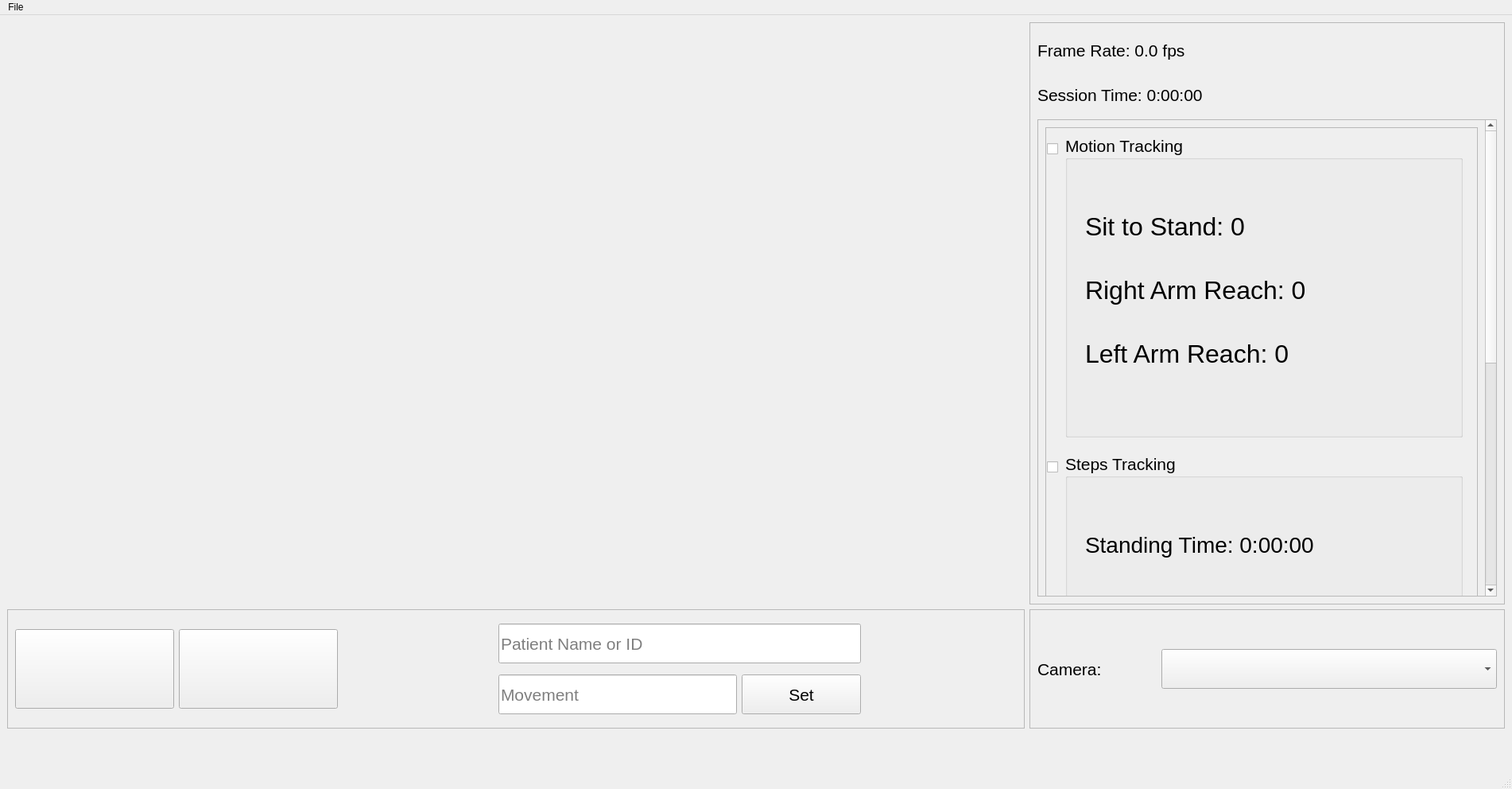
<?xml version="1.0" encoding="UTF-8"?>
<ui version="4.0">
 <class>MainWindow</class>
 <widget class="QMainWindow" name="MainWindow">
  <property name="geometry">
   <rect>
    <x>0</x>
    <y>0</y>
    <width>1902</width>
    <height>992</height>
   </rect>
  </property>
  <property name="windowTitle">
   <string>MainWindow</string>
  </property>
  <widget class="QWidget" name="centralwidget">
   <layout class="QGridLayout" name="gridLayout">
    <item row="1" column="0">
     <widget class="QFrame" name="frame">
      <property name="minimumSize">
       <size>
        <width>0</width>
        <height>150</height>
       </size>
      </property>
      <property name="frameShape">
       <enum>QFrame::StyledPanel</enum>
      </property>
      <property name="frameShadow">
       <enum>QFrame::Raised</enum>
      </property>
      <layout class="QGridLayout" name="gridLayout_2">
       <item row="0" column="3" colspan="2">
        <widget class="QLineEdit" name="name_id_lineEdit">
         <property name="minimumSize">
          <size>
           <width>450</width>
           <height>50</height>
          </size>
         </property>
         <property name="font">
          <font>
           <pointsize>16</pointsize>
          </font>
         </property>
         <property name="placeholderText">
          <string>Patient Name or ID</string>
         </property>
        </widget>
       </item>
       <item row="0" column="2" rowspan="2">
        <spacer name="horizontalSpacer">
         <property name="orientation">
          <enum>Qt::Horizontal</enum>
         </property>
         <property name="sizeHint" stdset="0">
          <size>
           <width>40</width>
           <height>20</height>
          </size>
         </property>
        </spacer>
       </item>
       <item row="1" column="3">
        <widget class="QLineEdit" name="movement_lineEdit">
         <property name="minimumSize">
          <size>
           <width>300</width>
           <height>50</height>
          </size>
         </property>
         <property name="font">
          <font>
           <pointsize>16</pointsize>
          </font>
         </property>
         <property name="placeholderText">
          <string>Movement</string>
         </property>
        </widget>
       </item>
       <item row="0" column="0" rowspan="2">
        <widget class="QPushButton" name="start_pushButton">
         <property name="minimumSize">
          <size>
           <width>200</width>
           <height>100</height>
          </size>
         </property>
         <property name="font">
          <font>
           <pointsize>18</pointsize>
          </font>
         </property>
         <property name="text">
          <string/>
         </property>
        </widget>
       </item>
       <item row="0" column="1" rowspan="2">
        <widget class="QPushButton" name="pause_pushButton">
         <property name="minimumSize">
          <size>
           <width>200</width>
           <height>100</height>
          </size>
         </property>
         <property name="font">
          <font>
           <pointsize>18</pointsize>
          </font>
         </property>
         <property name="text">
          <string/>
         </property>
        </widget>
       </item>
       <item row="1" column="4">
        <widget class="QPushButton" name="movement_set_pushButton">
         <property name="minimumSize">
          <size>
           <width>150</width>
           <height>50</height>
          </size>
         </property>
         <property name="font">
          <font>
           <pointsize>16</pointsize>
          </font>
         </property>
         <property name="text">
          <string>Set</string>
         </property>
         <property name="checkable">
          <bool>true</bool>
         </property>
        </widget>
       </item>
       <item row="0" column="5" rowspan="2">
        <spacer name="horizontalSpacer_2">
         <property name="orientation">
          <enum>Qt::Horizontal</enum>
         </property>
         <property name="sizeHint" stdset="0">
          <size>
           <width>40</width>
           <height>20</height>
          </size>
         </property>
        </spacer>
       </item>
      </layout>
     </widget>
    </item>
    <item row="0" column="1">
     <widget class="QFrame" name="frame_2">
      <property name="maximumSize">
       <size>
        <width>800</width>
        <height>800</height>
       </size>
      </property>
      <property name="frameShape">
       <enum>QFrame::StyledPanel</enum>
      </property>
      <property name="frameShadow">
       <enum>QFrame::Raised</enum>
      </property>
      <layout class="QVBoxLayout" name="verticalLayout_2">
       <item>
        <widget class="QLabel" name="framerate_label">
         <property name="minimumSize">
          <size>
           <width>0</width>
           <height>50</height>
          </size>
         </property>
         <property name="font">
          <font>
           <pointsize>16</pointsize>
          </font>
         </property>
         <property name="text">
          <string>Frame Rate: 0.0 fps</string>
         </property>
        </widget>
       </item>
       <item>
        <widget class="QLabel" name="sessiontime_label">
         <property name="minimumSize">
          <size>
           <width>0</width>
           <height>50</height>
          </size>
         </property>
         <property name="font">
          <font>
           <pointsize>16</pointsize>
          </font>
         </property>
         <property name="text">
          <string>Session Time: 0:00:00</string>
         </property>
        </widget>
       </item>
       <item>
        <widget class="QScrollArea" name="scrollArea">
         <property name="minimumSize">
          <size>
           <width>0</width>
           <height>600</height>
          </size>
         </property>
         <property name="widgetResizable">
          <bool>true</bool>
         </property>
         <widget class="QWidget" name="scrollAreaWidgetContents">
          <property name="geometry">
           <rect>
            <x>0</x>
            <y>0</y>
            <width>573</width>
            <height>1162</height>
           </rect>
          </property>
          <layout class="QVBoxLayout" name="verticalLayout">
           <item>
            <widget class="QFrame" name="frame_3">
             <property name="minimumSize">
              <size>
               <width>525</width>
               <height>1150</height>
              </size>
             </property>
             <property name="frameShape">
              <enum>QFrame::StyledPanel</enum>
             </property>
             <property name="frameShadow">
              <enum>QFrame::Raised</enum>
             </property>
             <widget class="QGroupBox" name="motion_tracking_groupBox">
              <property name="geometry">
               <rect>
                <x>25</x>
                <y>10</y>
                <width>500</width>
                <height>380</height>
               </rect>
              </property>
              <property name="font">
               <font>
                <pointsize>16</pointsize>
               </font>
              </property>
              <property name="title">
               <string>Motion Tracking</string>
              </property>
              <widget class="QLabel" name="sit_to_stand_count_label">
               <property name="geometry">
                <rect>
                 <x>25</x>
                 <y>80</y>
                 <width>450</width>
                 <height>70</height>
                </rect>
               </property>
               <property name="font">
                <font>
                 <pointsize>24</pointsize>
                </font>
               </property>
               <property name="text">
                <string>Sit to Stand: 0</string>
               </property>
              </widget>
              <widget class="QLabel" name="right_arm_ext_count_label">
               <property name="geometry">
                <rect>
                 <x>25</x>
                 <y>160</y>
                 <width>450</width>
                 <height>70</height>
                </rect>
               </property>
               <property name="font">
                <font>
                 <pointsize>24</pointsize>
                </font>
               </property>
               <property name="text">
                <string>Right Arm Reach: 0</string>
               </property>
              </widget>
              <widget class="QLabel" name="left_arm_ext_count_label">
               <property name="geometry">
                <rect>
                 <x>25</x>
                 <y>240</y>
                 <width>450</width>
                 <height>70</height>
                </rect>
               </property>
               <property name="font">
                <font>
                 <pointsize>24</pointsize>
                </font>
               </property>
               <property name="text">
                <string>Left Arm Reach: 0</string>
               </property>
              </widget>
             </widget>
             <widget class="QGroupBox" name="steps_tracking_groupBox">
              <property name="geometry">
               <rect>
                <x>25</x>
                <y>410</y>
                <width>500</width>
                <height>380</height>
               </rect>
              </property>
              <property name="font">
               <font>
                <pointsize>16</pointsize>
               </font>
              </property>
              <property name="title">
               <string>Steps Tracking</string>
              </property>
              <widget class="QLabel" name="right_steps_count_label">
               <property name="geometry">
                <rect>
                 <x>25</x>
                 <y>160</y>
                 <width>450</width>
                 <height>70</height>
                </rect>
               </property>
               <property name="font">
                <font>
                 <pointsize>24</pointsize>
                </font>
               </property>
               <property name="text">
                <string>Right Steps: 0</string>
               </property>
              </widget>
              <widget class="QLabel" name="left_steps_count_label">
               <property name="geometry">
                <rect>
                 <x>25</x>
                 <y>240</y>
                 <width>450</width>
                 <height>70</height>
                </rect>
               </property>
               <property name="font">
                <font>
                 <pointsize>24</pointsize>
                </font>
               </property>
               <property name="text">
                <string>Left Steps: 0</string>
               </property>
              </widget>
              <widget class="QLabel" name="standing_time_label">
               <property name="geometry">
                <rect>
                 <x>25</x>
                 <y>80</y>
                 <width>450</width>
                 <height>70</height>
                </rect>
               </property>
               <property name="font">
                <font>
                 <pointsize>21</pointsize>
                </font>
               </property>
               <property name="text">
                <string>Standing Time: 0:00:00</string>
               </property>
              </widget>
             </widget>
             <widget class="QGroupBox" name="hand_tracking_groupBox">
              <property name="geometry">
               <rect>
                <x>25</x>
                <y>810</y>
                <width>500</width>
                <height>280</height>
               </rect>
              </property>
              <property name="font">
               <font>
                <pointsize>16</pointsize>
               </font>
              </property>
              <property name="title">
               <string>Hand Tracking</string>
              </property>
              <widget class="QLabel" name="right_hand_count_label">
               <property name="geometry">
                <rect>
                 <x>25</x>
                 <y>80</y>
                 <width>450</width>
                 <height>70</height>
                </rect>
               </property>
               <property name="font">
                <font>
                 <pointsize>24</pointsize>
                </font>
               </property>
               <property name="text">
                <string>Right Hand: 0</string>
               </property>
              </widget>
              <widget class="QLabel" name="left_hand_count_label">
               <property name="geometry">
                <rect>
                 <x>25</x>
                 <y>160</y>
                 <width>450</width>
                 <height>70</height>
                </rect>
               </property>
               <property name="font">
                <font>
                 <pointsize>24</pointsize>
                </font>
               </property>
               <property name="text">
                <string>Left Hand: 0</string>
               </property>
              </widget>
             </widget>
             <widget class="QCheckBox" name="motion_tracking_checkBox">
              <property name="geometry">
               <rect>
                <x>2</x>
                <y>15</y>
                <width>25</width>
                <height>25</height>
               </rect>
              </property>
              <property name="text">
               <string/>
              </property>
             </widget>
             <widget class="QCheckBox" name="steps_tracking_checkBox">
              <property name="geometry">
               <rect>
                <x>2</x>
                <y>415</y>
                <width>25</width>
                <height>25</height>
               </rect>
              </property>
              <property name="text">
               <string/>
              </property>
             </widget>
             <widget class="QCheckBox" name="hand_tracking_checkBox">
              <property name="geometry">
               <rect>
                <x>2</x>
                <y>815</y>
                <width>25</width>
                <height>25</height>
               </rect>
              </property>
              <property name="text">
               <string/>
              </property>
             </widget>
            </widget>
           </item>
          </layout>
         </widget>
        </widget>
       </item>
      </layout>
     </widget>
    </item>
    <item row="1" column="1">
     <widget class="QFrame" name="frame_4">
      <property name="maximumSize">
       <size>
        <width>800</width>
        <height>200</height>
       </size>
      </property>
      <property name="frameShape">
       <enum>QFrame::StyledPanel</enum>
      </property>
      <property name="frameShadow">
       <enum>QFrame::Raised</enum>
      </property>
      <layout class="QHBoxLayout" name="horizontalLayout">
       <item>
        <widget class="QLabel" name="source_label">
         <property name="minimumSize">
          <size>
           <width>150</width>
           <height>0</height>
          </size>
         </property>
         <property name="maximumSize">
          <size>
           <width>150</width>
           <height>16777215</height>
          </size>
         </property>
         <property name="font">
          <font>
           <pointsize>16</pointsize>
          </font>
         </property>
         <property name="text">
          <string>Camera:</string>
         </property>
        </widget>
       </item>
       <item>
        <widget class="QComboBox" name="source_comboBox">
         <property name="minimumSize">
          <size>
           <width>0</width>
           <height>50</height>
          </size>
         </property>
         <property name="font">
          <font>
           <pointsize>16</pointsize>
          </font>
         </property>
        </widget>
       </item>
      </layout>
     </widget>
    </item>
    <item row="2" column="0" colspan="2">
     <spacer name="verticalSpacer">
      <property name="orientation">
       <enum>Qt::Vertical</enum>
      </property>
      <property name="sizeHint" stdset="0">
       <size>
        <width>20</width>
        <height>40</height>
       </size>
      </property>
     </spacer>
    </item>
    <item row="0" column="0">
     <widget class="QLabel" name="img_label">
      <property name="minimumSize">
       <size>
        <width>1280</width>
        <height>720</height>
       </size>
      </property>
      <property name="text">
       <string/>
      </property>
     </widget>
    </item>
   </layout>
  </widget>
  <widget class="QMenuBar" name="menubar">
   <property name="geometry">
    <rect>
     <x>0</x>
     <y>0</y>
     <width>1902</width>
     <height>18</height>
    </rect>
   </property>
   <widget class="QMenu" name="menuFile">
    <property name="title">
     <string>File</string>
    </property>
    <widget class="QMenu" name="menuSettings">
     <property name="title">
      <string>Settings</string>
     </property>
     <addaction name="actionGenerate_CSV_File"/>
     <addaction name="actionSave_Video_File"/>
     <addaction name="separator"/>
     <addaction name="actionBlur_Faces"/>
     <addaction name="actionSmooth_Motion_Tracking"/>
     <addaction name="actionHide_Video"/>
     <addaction name="actionFlip_Frame"/>
     <addaction name="actionCoral_TPU"/>
     <addaction name="separator"/>
     <addaction name="actionAdjust_Thresholds"/>
    </widget>
    <addaction name="actionOpen"/>
    <addaction name="actionWebcam"/>
    <addaction name="menuSettings"/>
   </widget>
   <addaction name="menuFile"/>
  </widget>
  <widget class="QStatusBar" name="statusbar"/>
  <action name="actionOpen">
   <property name="text">
    <string>Open</string>
   </property>
  </action>
  <action name="actionWebcam">
   <property name="text">
    <string>Webcam</string>
   </property>
  </action>
  <action name="actionGenerate_CSV_File">
   <property name="checkable">
    <bool>true</bool>
   </property>
   <property name="checked">
    <bool>true</bool>
   </property>
   <property name="enabled">
    <bool>true</bool>
   </property>
   <property name="text">
    <string>Generate CSV File</string>
   </property>
  </action>
  <action name="actionAdjust_Thresholds">
   <property name="text">
    <string>Adjust Thresholds</string>
   </property>
  </action>
  <action name="actionBlur_Faces">
   <property name="checkable">
    <bool>true</bool>
   </property>
   <property name="checked">
    <bool>false</bool>
   </property>
   <property name="text">
    <string>Blur Faces</string>
   </property>
  </action>
  <action name="actionSmooth_Motion_Tracking">
   <property name="checkable">
    <bool>true</bool>
   </property>
   <property name="checked">
    <bool>true</bool>
   </property>
   <property name="text">
    <string>Smooth Motion Tracking</string>
   </property>
  </action>
  <action name="actionHide_Video">
   <property name="checkable">
    <bool>true</bool>
   </property>
   <property name="text">
    <string>Hide Video</string>
   </property>
  </action>
  <action name="actionCoral_TPU">
   <property name="checkable">
    <bool>true</bool>
   </property>
   <property name="text">
    <string>Coral TPU</string>
   </property>
  </action>
  <action name="actionCamera_0">
   <property name="text">
    <string>Camera 0</string>
   </property>
  </action>
  <action name="actionFlip_Frame">
   <property name="checkable">
    <bool>true</bool>
   </property>
   <property name="checked">
    <bool>true</bool>
   </property>
   <property name="text">
    <string>Flip Frame</string>
   </property>
  </action>
  <action name="actionIgnore_Primary">
   <property name="checkable">
    <bool>true</bool>
   </property>
   <property name="text">
    <string>Ignore Primary</string>
   </property>
  </action>
  <action name="actionSave_Video_File">
   <property name="checkable">
    <bool>true</bool>
   </property>
   <property name="text">
    <string>Save Video File</string>
   </property>
  </action>
 </widget>
 <resources/>
 <connections/>
</ui>
